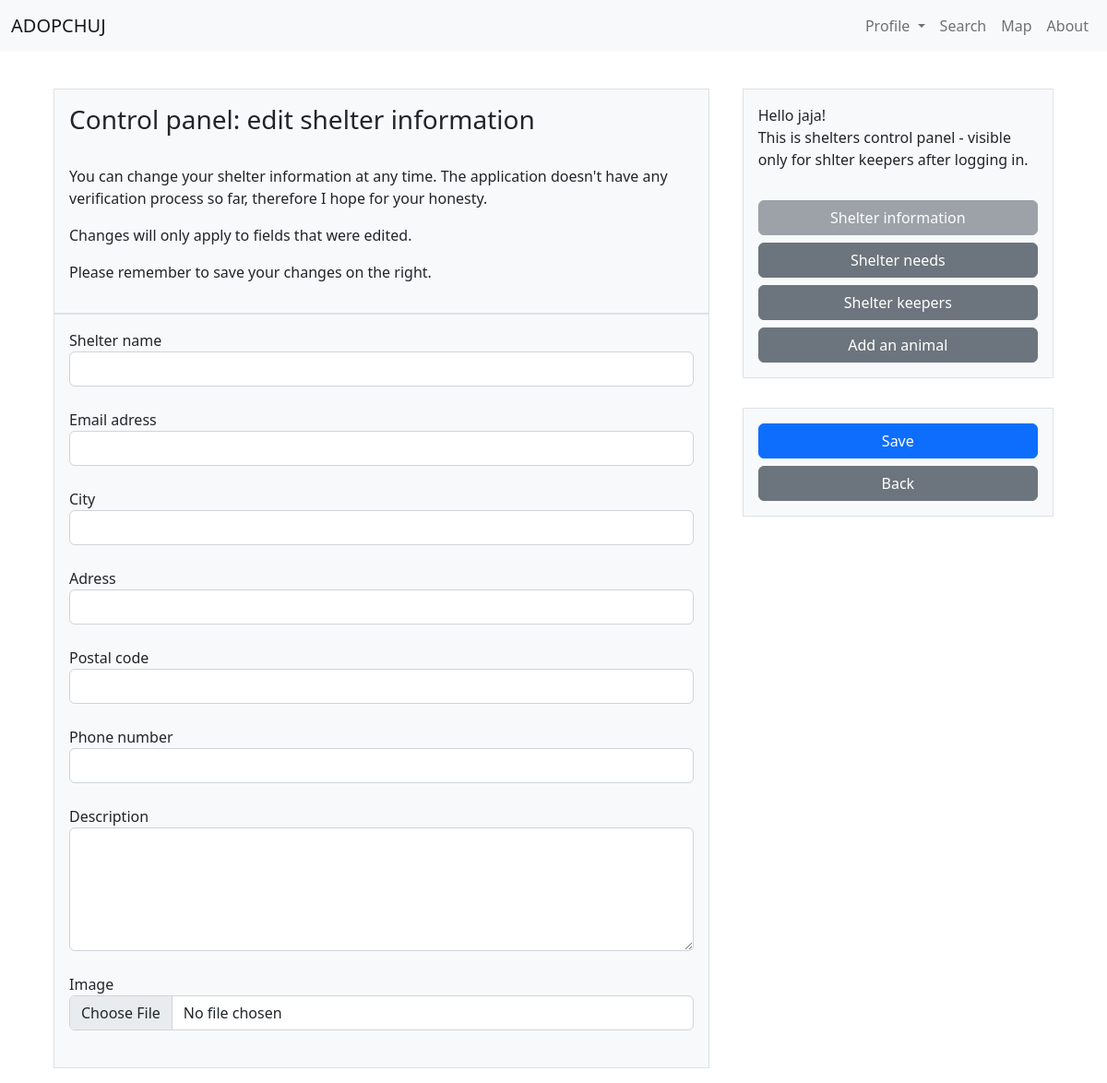
Before: /shelterinformation/5 (signed in) with the older database file.
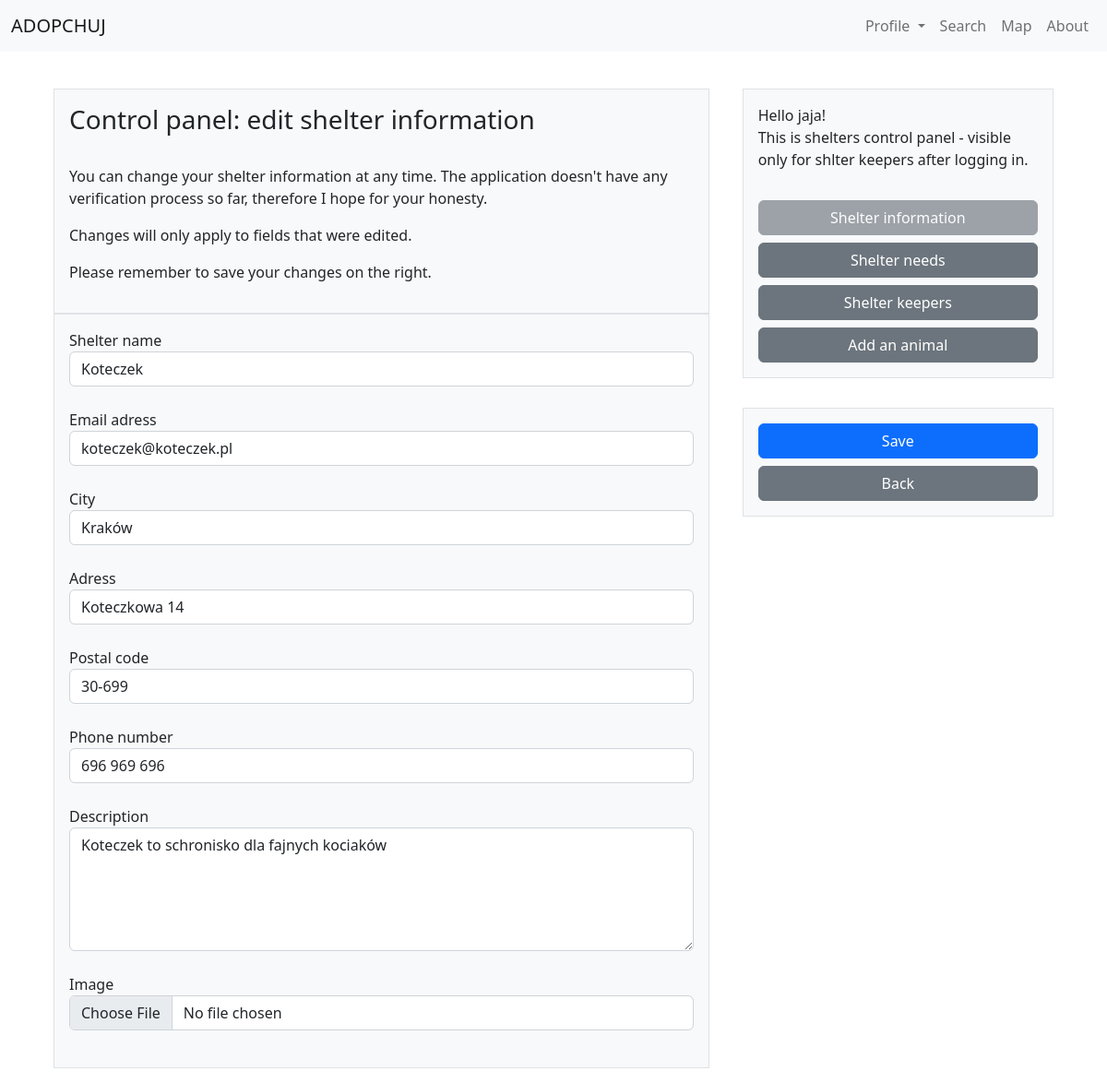
After: the same page with the newer database file.
### tables this page shows
CREATE TABLE shelters (
    id INTEGER PRIMARY KEY AUTOINCREMENT,
    name TEXT NOT NULL,
    loc_city TEXT NOT NULL,
    loc_adress TEXT NOT NULL,
    loc_postal TEXT NOT NULL,
    con_phone TEXT NOT NULL,
    con_email TEXT NOT NULL,
    description TEXT,
    image BLOB
);

### app.py (the view, shortened to what this page needs)
@app.route("/shelterinformation/<shelter_id>", methods = ['GET', 'POST'])
@login_required
@keeper_required
def shelter_information_edit(shelter_id):
    errors = []
    shelter_info = get_shelter_info(shelter_id)
    keeper = session['user']
    db = {1: 'disabled'}
    return render_template("shelterinformation.html", login = login_check(), keeper=keeper, shelter_info=shelter_info, db=db, errors=errors)

### helpers.py (called while the page is built)
def dict_factory(cursor, row):
    fields = [column[0] for column in cursor.description]
    return {key: value for key, value in zip(fields, row)}

def login_required(f):
    @wraps(f)
    def decorated_function(*args, **kwargs):
        if session.get("user") is None:
            return redirect("/login")
        return f(*args, **kwargs)
    return decorated_function

def keeper_required(f):
    @wraps(f)
    def decorated_function(*args, **kwargs):
        if shelter_check() == False:
            return redirect("/yourshelter")
        return f(*args, **kwargs)
    return decorated_function

def login_check():
    if "user" in session:
        return True
    else:
        return False

def shelter_check():
    con = sqlite3.connect("database.db")
    con.row_factory = dict_factory
    cur = con.cursor()
    try:
        cur.execute("SELECT * FROM keepers WHERE username = ?", (session['user'],))
        shelter_id = cur.fetchone()['shelter_id']
        con.close()
        return shelter_id
    except TypeError:
        con.close()
        return False
    except KeyError:
        con.close()
        return False

### templates/shelterinformation.html (shortened to what this page needs)
{% extends "shelter_layout.html" %}
{% block shelter_head_title %}
    <h3>Control panel: edit shelter information</h3><br>
    <p>You can change your shelter information at any time. The application doesn't have any verification process so far, therefore I hope for your honesty.</p>
    <p>Changes will only apply to fields that were edited.</p>
    <p>Please remember to save your changes on the right.</p>
{% endblock %}
{% block shelter_head_content %}
    <form action="/shelterinformation/{{ shelter_info['id'] }}" method="post" id="shelterForm" enctype="multipart/form-data">
        <label for="nameInput">Shelter name</label>
        <input name="name" type="text" class="form-control" id="nameInput" value="{{ shelter_info['name'] }}">
        <br>
        <label for="emailInput">Email adress</label>
        <input name="con_email" type="email" class="form-control" id="emailInput" value="{{ shelter_info['con_email'] }}">
        <br>
        <label for="cityInput">City</label>
        <input name="loc_city" type="text" class="form-control" id="cityInput" value="{{ shelter_info['loc_city'] }}">
        <br>
        <label for="adressInput">Adress</label>
        <input name="loc_adress" type="text" class="form-control" id="adressInput" value="{{ shelter_info['loc_adress'] }}">
        <br>
        <label for="postalInput">Postal code</label>
        <input name="loc_postal" type="text" class="form-control" id="postalInput" value="{{ shelter_info['loc_postal'] }}">
        <br>
        <label for="phoneInput">Phone number</label>
        <input name="con_phone" type="text" class="form-control" id="phoneInput" value="{{ shelter_info['con_phone'] }}">
        <br>
        <label for="descriptionInput">Description</label>
        <textarea name="description" type="text" class="form-control" id="descriptionInput" rows="5">{% if shelter_info['description'] != None %}{{ shelter_info['description'] }}{% endif %}</textarea>
        <br>
        <label for="imageInput">Image</label>
        <input name="image" type="file" class="form-control" id="imageInput" onchange="preview()">
        <br>
    </form>
{% endblock %}
{% block shelter_side %}
    {% if keeper != None %}
        {% include "side_panel_keepers_db.html" %}
        {% include "side_panel_save.html" %}
    {% endif %}
{% endblock %}

Changed rows visible on the page:
added shelters: name "Koteczek", con_email "koteczek@koteczek.pl", loc_city "Kraków", loc_adress "Koteczkowa 14", loc_postal "30-699", con_phone "696 969 696", description "Koteczek to schronisko dla fajnych kociaków"
